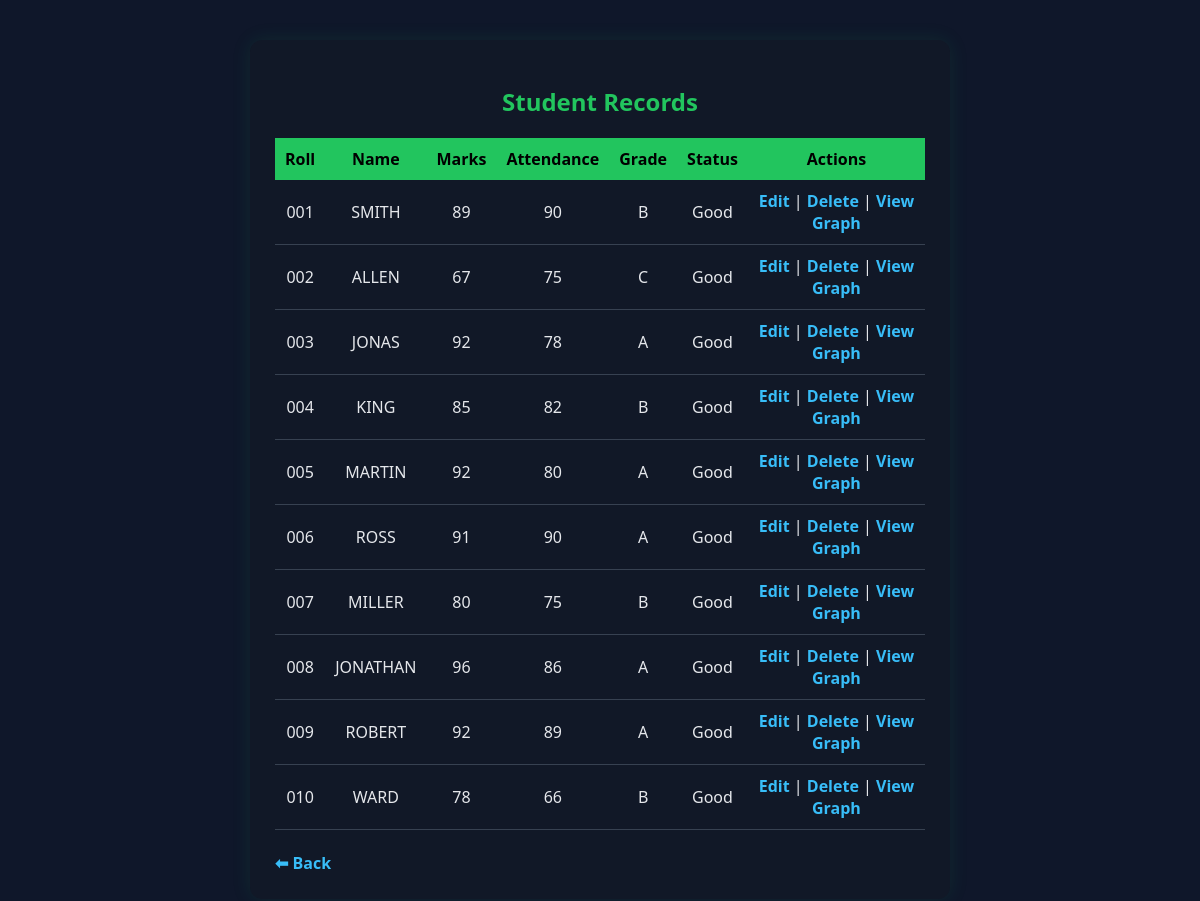
The page /view (signed in) on the database its author committed.
### tables this page shows
CREATE TABLE students (
            roll TEXT PRIMARY KEY,
            name TEXT,
            marks INTEGER,
            attendance INTEGER
        );

### main.py (the view)
@app.route("/view")
def view():
    if "user" not in session:
        return redirect("/")
    conn = connect_db()
    cursor = conn.cursor()
    cursor.execute("SELECT * FROM students")
    data = cursor.fetchall()
    conn.close()
    students = []
    for s in data:
        roll, name, marks, attendance = s
        students.append((
            roll,
            name,
            marks,
            attendance,
            calculate_grade(marks),
            get_status(marks, attendance)
        ))
    return render_template("view.html", students=students)

### main.py (called while the page is built)
def connect_db():
    return sqlite3.connect(DB)

def calculate_grade(marks):
    if marks >= 90:
        return "A"
    elif marks >= 75:
        return "B"
    elif marks >= 50:
        return "C"
    return "F"

def get_status(marks, attendance):
    if marks < 40 or attendance < 50:
        return "Low ⚠️"
    return "Good"

### templates/view.html
<link rel="stylesheet" href="/static/style.css">
<div class="container">
    <h2>Student Records</h2>
    <table>
        <tr>
            <th>Roll</th>
            <th>Name</th>
            <th>Marks</th>
            <th>Attendance</th>
            <th>Grade</th>
            <th>Status</th>
            <th>Actions</th>
        </tr>
        {% for s in students %}
        <tr>
            <td>{{ s[0] }}</td>
            <td>{{ s[1] }}</td>
            <td>{{ s[2] }}</td>
            <td>{{ s[3] }}</td>
            <td>{{ s[4] }}</td>
            <td>{{ s[5] }}</td>
            <td>
                <a href="/edit/{{ s[0] }}">Edit</a> |
                <a href="/delete/{{ s[0] }}">Delete</a> |
                <a href="/graph">View Graph</a>
            </td>
        </tr>
        {% endfor %}
    </table>
    <br>
    <a href="/dashboard">⬅ Back</a>
</div>

### static/style.css (style rules this page uses)
.container { width: 85%; max-width: 650px; margin: 40px auto; background: #111827; padding: 25px; border-radius: 12px; box-shadow: 0px 0px 20px rgba(34, 197, 94, 0.1); }
h1, h2 { text-align: center; color: #22c55e; }
a { text-decoration: none; color: #38bdf8; font-weight: 600; }
table { width: 100%; border-collapse: collapse; margin-top: 20px; }
th { background: #22c55e; color: black; padding: 10px; }
td { padding: 10px; text-align: center; border-bottom: 1px solid #374151; }

### rows shown on the page
students: roll "001", name "SMITH", marks "89", attendance "90", s "B", s "Good"
students: roll "002", name "ALLEN", marks "67", attendance "75", s "C", s "Good"
students: roll "003", name "JONAS", marks "92", attendance "78", s "A", s "Good"
students: roll "004", name "KING", marks "85", attendance "82", s "B", s "Good"
students: roll "005", name "MARTIN", marks "92", attendance "80", s "A", s "Good"
students: roll "006", name "ROSS", marks "91", attendance "90", s "A", s "Good"
students: roll "007", name "MILLER", marks "80", attendance "75", s "B", s "Good"
students: roll "008", name "JONATHAN", marks "96", attendance "86", s "A", s "Good"
students: roll "009", name "ROBERT", marks "92", attendance "89", s "A", s "Good"
students: roll "010", name "WARD", marks "78", attendance "66", s "B", s "Good"
